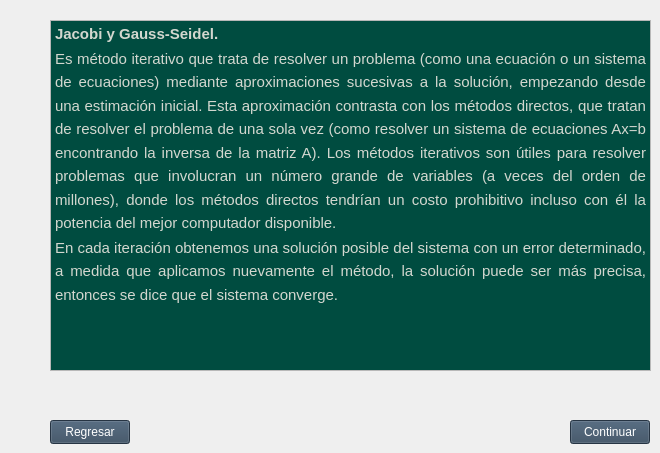
  <widget class="QWidget" name="centralwidget">
   <widget class="QPushButton" name="pushButton">
    <property name="geometry">
     <rect>
      <x>50</x>
      <y>420</y>
      <width>80</width>
      <height>24</height>
     </rect>
    </property>
    <property name="palette">
     <palette>
      <active>
       <colorrole role="WindowText">
        <brush brushstyle="SolidPattern">
         <color alpha="255">
          <red>255</red>
          <green>255</green>
          <blue>255</blue>
         </color>
        </brush>
       </colorrole>
       <colorrole role="Button">
        <brush brushstyle="SolidPattern">
         <color alpha="255">
          <red>53</red>
          <green>73</green>
          <blue>94</blue>
         </color>
        </brush>
       </colorrole>
       <colorrole role="Light">
        <brush brushstyle="SolidPattern">
         <color alpha="255">
          <red>79</red>
          <green>109</green>
          <blue>141</blue>
         </color>
        </brush>
       </colorrole>
       <colorrole role="Midlight">
        <brush brushstyle="SolidPattern">
         <color alpha="255">
          <red>66</red>
          <green>91</green>
          <blue>117</blue>
         </color>
        </brush>
       </colorrole>
       <colorrole role="Dark">
        <brush brushstyle="SolidPattern">
         <color alpha="255">
          <red>26</red>
          <green>36</green>
          <blue>47</blue>
         </color>
        </brush>
       </colorrole>
       <colorrole role="Mid">
        <brush brushstyle="SolidPattern">
         <color alpha="255">
          <red>35</red>
          <green>48</green>
          <blue>62</blue>
         </color>
        </brush>
       </colorrole>
       <colorrole role="Text">
        <brush brushstyle="SolidPattern">
         <color alpha="255">
          <red>255</red>
          <green>255</green>
          <blue>255</blue>
         </color>
        </brush>
       </colorrole>
       <colorrole role="BrightText">
        <brush brushstyle="SolidPattern">
         <color alpha="255">
          <red>255</red>
          <green>255</green>
          <blue>255</blue>
         </color>
        </brush>
       </colorrole>
       <colorrole role="ButtonText">
        <brush brushstyle="SolidPattern">
         <color alpha="255">
          <red>255</red>
          <green>255</green>
          <blue>255</blue>
         </color>
        </brush>
       </colorrole>
       <colorrole role="Base">
        <brush brushstyle="SolidPattern">
         <color alpha="255">
          <red>0</red>
          <green>0</green>
          <blue>0</blue>
         </color>
        </brush>
       </colorrole>
       <colorrole role="Window">
        <brush brushstyle="SolidPattern">
         <color alpha="255">
          <red>53</red>
          <green>73</green>
          <blue>94</blue>
         </color>
        </brush>
       </colorrole>
       <colorrole role="Shadow">
        <brush brushstyle="SolidPattern">
         <color alpha="255">
          <red>0</red>
          <green>0</green>
          <blue>0</blue>
         </color>
        </brush>
       </colorrole>
       <colorrole role="AlternateBase">
        <brush brushstyle="SolidPattern">
         <color alpha="255">
          <red>26</red>
          <green>36</green>
          <blue>47</blue>
         </color>
        </brush>
       </colorrole>
       <colorrole role="ToolTipBase">
        <brush brushstyle="SolidPattern">
         <color alpha="255">
          <red>255</red>
          <green>255</green>
          <blue>220</blue>
         </color>
        </brush>
       </colorrole>
       <colorrole role="ToolTipText">
        <brush brushstyle="SolidPattern">
         <color alpha="255">
          <red>0</red>
          <green>0</green>
          <blue>0</blue>
         </color>
        </brush>
       </colorrole>
       <colorrole role="PlaceholderText">
        <brush brushstyle="SolidPattern">
         <color alpha="128">
          <red>255</red>
          <green>255</green>
          <blue>255</blue>
         </color>
        </brush>
       </colorrole>
      </active>
      <inactive>
       <colorrole role="WindowText">
        <brush brushstyle="SolidPattern">
         <color alpha="255">
          <red>255</red>
          <green>255</green>
          <blue>255</blue>
         </color>
        </brush>
       </colorrole>
       <colorrole role="Button">
        <brush brushstyle="SolidPattern">
         <color alpha="255">
          <red>53</red>
          <green>73</green>
          <blue>94</blue>
         </color>
        </brush>
       </colorrole>
       <colorrole role="Light">
        <brush brushstyle="SolidPattern">
         <color alpha="255">
          <red>79</red>
          <green>109</green>
          <blue>141</blue>
         </color>
        </brush>
       </colorrole>
       <colorrole role="Midlight">
        <brush brushstyle="SolidPattern">
         <color alpha="255">
          <red>66</red>
          <green>91</green>
          <blue>117</blue>
         </color>
        </brush>
       </colorrole>
       <colorrole role="Dark">
        <brush brushstyle="SolidPattern">
         <color alpha="255">
          <red>26</red>
          <green>36</green>
          <blue>47</blue>
         </color>
        </brush>
       </colorrole>
       <colorrole role="Mid">
        <brush brushstyle="SolidPattern">
         <color alpha="255">
          <red>35</red>
          <green>48</green>
          <blue>62</blue>
         </color>
        </brush>
       </colorrole>
       <colorrole role="Text">
        <brush brushstyle="SolidPattern">
         <color alpha="255">
          <red>255</red>
          <green>255</green>
          <blue>255</blue>
         </color>
        </brush>
       </colorrole>
       <colorrole role="BrightText">
        <brush brushstyle="SolidPattern">
         <color alpha="255">
          <red>255</red>
          <green>255</green>
          <blue>255</blue>
         </color>
        </brush>
       </colorrole>
       <colorrole role="ButtonText">
        <brush brushstyle="SolidPattern">
         <color alpha="255">
          <red>255</red>
          <green>255</green>
          <blue>255</blue>
         </color>
        </brush>
       </colorrole>
       <colorrole role="Base">
        <brush brushstyle="SolidPattern">
         <color alpha="255">
          <red>0</red>
          <green>0</green>
          <blue>0</blue>
         </color>
        </brush>
       </colorrole>
       <colorrole role="Window">
        <brush brushstyle="SolidPattern">
         <color alpha="255">
          <red>53</red>
          <green>73</green>
          <blue>94</blue>
         </color>
        </brush>
       </colorrole>
       <colorrole role="Shadow">
        <brush brushstyle="SolidPattern">
         <color alpha="255">
          <red>0</red>
          <green>0</green>
          <blue>0</blue>
         </color>
        </brush>
       </colorrole>
       <colorrole role="AlternateBase">
        <brush brushstyle="SolidPattern">
         <color alpha="255">
          <red>26</red>
          <green>36</green>
          <blue>47</blue>
         </color>
        </brush>
       </colorrole>
       <colorrole role="ToolTipBase">
        <brush brushstyle="SolidPattern">
         <color alpha="255">
          <red>255</red>
          <green>255</green>
          <blue>220</blue>
         </color>
        </brush>
       </colorrole>
       <colorrole role="ToolTipText">
        <brush brushstyle="SolidPattern">
         <color alpha="255">
          <red>0</red>
          <green>0</green>
          <blue>0</blue>
         </color>
        </brush>
       </colorrole>
       <colorrole role="PlaceholderText">
        <brush brushstyle="SolidPattern">
         <color alpha="128">
          <red>255</red>
          <green>255</green>
          <blue>255</blue>
         </color>
        </brush>
       </colorrole>
      </inactive>
      <disabled>
       <colorrole role="WindowText">
        <brush brushstyle="SolidPattern">
         <color alpha="255">
          <red>26</red>
          <green>36</green>
          <blue>47</blue>
         </color>
        </brush>
       </colorrole>
       <colorrole role="Button">
        <brush brushstyle="SolidPattern">
         <color alpha="255">
          <red>53</red>
          <green>73</green>
          <blue>94</blue>
         </color>
        </brush>
       </colorrole>
       <colorrole role="Light">
        <brush brushstyle="SolidPattern">
         <color alpha="255">
          <red>79</red>
          <green>109</green>
          <blue>141</blue>
         </color>
        </brush>
       </colorrole>
       <colorrole role="Midlight">
        <brush brushstyle="SolidPattern">
         <color alpha="255">
          <red>66</red>
          <green>91</green>
          <blue>117</blue>
         </color>
        </brush>
       </colorrole>
       <colorrole role="Dark">
        <brush brushstyle="SolidPattern">
         <color alpha="255">
          <red>26</red>
          <green>36</green>
          <blue>47</blue>
         </color>
        </brush>
       </colorrole>
       <colorrole role="Mid">
        <brush brushstyle="SolidPattern">
         <color alpha="255">
          <red>35</red>
          <green>48</green>
          <blue>62</blue>
         </color>
        </brush>
       </colorrole>
       <colorrole role="Text">
        <brush brushstyle="SolidPattern">
         <color alpha="255">
          <red>26</red>
          <green>36</green>
          <blue>47</blue>
         </color>
        </brush>
       </colorrole>
       <colorrole role="BrightText">
        <brush brushstyle="SolidPattern">
         <color alpha="255">
          <red>255</red>
          <green>255</green>
          <blue>255</blue>
         </color>
        </brush>
       </colorrole>
       <colorrole role="ButtonText">
        <brush brushstyle="SolidPattern">
         <color alpha="255">
          <red>26</red>
          <green>36</green>
          <blue>47</blue>
         </color>
        </brush>
       </colorrole>
       <colorrole role="Base">
        <brush brushstyle="SolidPattern">
         <color alpha="255">
          <red>53</red>
          <green>73</green>
          <blue>94</blue>
         </color>
        </brush>
       </colorrole>
       <colorrole role="Window">
        <brush brushstyle="SolidPattern">
         <color alpha="255">
          <red>53</red>
          <green>73</green>
          <blue>94</blue>
         </color>
        </brush>
       </colorrole>
       <colorrole role="Shadow">
        <brush brushstyle="SolidPattern">
         <color alpha="255">
          <red>0</red>
          <green>0</green>
          <blue>0</blue>
         </color>
        </brush>
       </colorrole>
       <colorrole role="AlternateBase">
        <brush brushstyle="SolidPattern">
         <color alpha="255">
          <red>53</red>
          <green>73</green>
          <blue>94</blue>
         </color>
        </brush>
       </colorrole>
       <colorrole role="ToolTipBase">
        <brush brushstyle="SolidPattern">
         <color alpha="255">
          <red>255</red>
          <green>255</green>
          <blue>220</blue>
         </color>
        </brush>
       </colorrole>
       <colorrole role="ToolTipText">
        <brush brushstyle="SolidPattern">
         <color alpha="255">
          <red>0</red>
          <green>0</green>
          <blue>0</blue>
         </color>
        </brush>
       </colorrole>
       <colorrole role="PlaceholderText">
        <brush brushstyle="SolidPattern">
         <color alpha="128">
          <red>255</red>
          <green>255</green>
          <blue>255</blue>
         </color>
        </brush>
       </colorrole>
      </disabled>
     </palette>
    </property>
    <property name="text">
     <string>Regresar</string>
    </property>
   </widget>
   <widget class="QPushButton" name="pushButton_2">
    <property name="geometry">
     <rect>
      <x>570</x>
      <y>420</y>
      <width>80</width>
      <height>24</height>
     </rect>
    </property>
    <property name="palette">
     <palette>
      <active>
       <colorrole role="WindowText">
        <brush brushstyle="SolidPattern">
         <color alpha="255">
          <red>255</red>
          <green>255</green>
          <blue>255</blue>
         </color>
        </brush>
       </colorrole>
       <colorrole role="Button">
        <brush brushstyle="SolidPattern">
         <color alpha="255">
          <red>53</red>
          <green>73</green>
          <blue>94</blue>
         </color>
        </brush>
       </colorrole>
       <colorrole role="Light">
        <brush brushstyle="SolidPattern">
         <color alpha="255">
          <red>79</red>
          <green>109</green>
          <blue>141</blue>
         </color>
        </brush>
       </colorrole>
       <colorrole role="Midlight">
        <brush brushstyle="SolidPattern">
         <color alpha="255">
          <red>66</red>
          <green>91</green>
          <blue>117</blue>
         </color>
        </brush>
       </colorrole>
       <colorrole role="Dark">
        <brush brushstyle="SolidPattern">
         <color alpha="255">
          <red>26</red>
          <green>36</green>
          <blue>47</blue>
         </color>
        </brush>
       </colorrole>
       <colorrole role="Mid">
        <brush brushstyle="SolidPattern">
         <color alpha="255">
          <red>35</red>
          <green>48</green>
          <blue>62</blue>
         </color>
        </brush>
       </colorrole>
       <colorrole role="Text">
        <brush brushstyle="SolidPattern">
         <color alpha="255">
          <red>255</red>
          <green>255</green>
          <blue>255</blue>
         </color>
        </brush>
       </colorrole>
       <colorrole role="BrightText">
        <brush brushstyle="SolidPattern">
         <color alpha="255">
          <red>255</red>
          <green>255</green>
          <blue>255</blue>
         </color>
        </brush>
       </colorrole>
       <colorrole role="ButtonText">
        <brush brushstyle="SolidPattern">
         <color alpha="255">
          <red>255</red>
          <green>255</green>
          <blue>255</blue>
         </color>
        </brush>
       </colorrole>
       <colorrole role="Base">
        <brush brushstyle="SolidPattern">
         <color alpha="255">
          <red>0</red>
          <green>0</green>
          <blue>0</blue>
         </color>
        </brush>
       </colorrole>
       <colorrole role="Window">
        <brush brushstyle="SolidPattern">
         <color alpha="255">
          <red>53</red>
          <green>73</green>
          <blue>94</blue>
         </color>
        </brush>
       </colorrole>
       <colorrole role="Shadow">
        <brush brushstyle="SolidPattern">
         <color alpha="255">
          <red>0</red>
          <green>0</green>
          <blue>0</blue>
         </color>
        </brush>
       </colorrole>
       <colorrole role="AlternateBase">
        <brush brushstyle="SolidPattern">
         <color alpha="255">
          <red>26</red>
          <green>36</green>
          <blue>47</blue>
         </color>
        </brush>
       </colorrole>
       <colorrole role="ToolTipBase">
        <brush brushstyle="SolidPattern">
         <color alpha="255">
          <red>255</red>
          <green>255</green>
          <blue>220</blue>
         </color>
        </brush>
       </colorrole>
       <colorrole role="ToolTipText">
        <brush brushstyle="SolidPattern">
         <color alpha="255">
          <red>0</red>
          <green>0</green>
          <blue>0</blue>
         </color>
        </brush>
       </colorrole>
       <colorrole role="PlaceholderText">
        <brush brushstyle="SolidPattern">
         <color alpha="128">
          <red>255</red>
          <green>255</green>
          <blue>255</blue>
         </color>
        </brush>
       </colorrole>
      </active>
      <inactive>
       <colorrole role="WindowText">
        <brush brushstyle="SolidPattern">
         <color alpha="255">
          <red>255</red>
          <green>255</green>
          <blue>255</blue>
         </color>
        </brush>
       </colorrole>
       <colorrole role="Button">
        <brush brushstyle="SolidPattern">
         <color alpha="255">
          <red>53</red>
          <green>73</green>
          <blue>94</blue>
         </color>
        </brush>
       </colorrole>
       <colorrole role="Light">
        <brush brushstyle="SolidPattern">
         <color alpha="255">
          <red>79</red>
          <green>109</green>
          <blue>141</blue>
         </color>
        </brush>
       </colorrole>
       <colorrole role="Midlight">
        <brush brushstyle="SolidPattern">
         <color alpha="255">
          <red>66</red>
          <green>91</green>
          <blue>117</blue>
         </color>
        </brush>
       </colorrole>
       <colorrole role="Dark">
        <brush brushstyle="SolidPattern">
         <color alpha="255">
          <red>26</red>
          <green>36</green>
          <blue>47</blue>
         </color>
        </brush>
       </colorrole>
       <colorrole role="Mid">
        <brush brushstyle="SolidPattern">
         <color alpha="255">
          <red>35</red>
          <green>48</green>
          <blue>62</blue>
         </color>
        </brush>
       </colorrole>
       <colorrole role="Text">
        <brush brushstyle="SolidPattern">
         <color alpha="255">
          <red>255</red>
          <green>255</green>
          <blue>255</blue>
         </color>
        </brush>
       </colorrole>
       <colorrole role="BrightText">
        <brush brushstyle="SolidPattern">
         <color alpha="255">
          <red>255</red>
          <green>255</green>
          <blue>255</blue>
         </color>
        </brush>
       </colorrole>
       <colorrole role="ButtonText">
        <brush brushstyle="SolidPattern">
         <color alpha="255">
          <red>255</red>
          <green>255</green>
          <blue>255</blue>
         </color>
        </brush>
       </colorrole>
       <colorrole role="Base">
        <brush brushstyle="SolidPattern">
         <color alpha="255">
          <red>0</red>
          <green>0</green>
          <blue>0</blue>
         </color>
        </brush>
       </colorrole>
       <colorrole role="Window">
        <brush brushstyle="SolidPattern">
         <color alpha="255">
          <red>53</red>
          <green>73</green>
          <blue>94</blue>
         </color>
        </brush>
       </colorrole>
       <colorrole role="Shadow">
        <brush brushstyle="SolidPattern">
         <color alpha="255">
          <red>0</red>
          <green>0</green>
          <blue>0</blue>
         </color>
        </brush>
       </colorrole>
       <colorrole role="AlternateBase">
        <brush brushstyle="SolidPattern">
         <color alpha="255">
          <red>26</red>
          <green>36</green>
          <blue>47</blue>
         </color>
        </brush>
       </colorrole>
       <colorrole role="ToolTipBase">
        <brush brushstyle="SolidPattern">
         <color alpha="255">
          <red>255</red>
          <green>255</green>
          <blue>220</blue>
         </color>
        </brush>
       </colorrole>
       <colorrole role="ToolTipText">
        <brush brushstyle="SolidPattern">
         <color alpha="255">
          <red>0</red>
          <green>0</green>
          <blue>0</blue>
         </color>
        </brush>
       </colorrole>
       <colorrole role="PlaceholderText">
        <brush brushstyle="SolidPattern">
         <color alpha="128">
          <red>255</red>
          <green>255</green>
          <blue>255</blue>
         </color>
        </brush>
       </colorrole>
      </inactive>
      <disabled>
       <colorrole role="WindowText">
        <brush brushstyle="SolidPattern">
         <color alpha="255">
          <red>26</red>
          <green>36</green>
          <blue>47</blue>
         </color>
        </brush>
       </colorrole>
       <colorrole role="Button">
        <brush brushstyle="SolidPattern">
         <color alpha="255">
          <red>53</red>
          <green>73</green>
          <blue>94</blue>
         </color>
        </brush>
       </colorrole>
       <colorrole role="Light">
        <brush brushstyle="SolidPattern">
         <color alpha="255">
          <red>79</red>
          <green>109</green>
          <blue>141</blue>
         </color>
        </brush>
       </colorrole>
       <colorrole role="Midlight">
        <brush brushstyle="SolidPattern">
         <color alpha="255">
          <red>66</red>
          <green>91</green>
          <blue>117</blue>
         </color>
        </brush>
       </colorrole>
       <colorrole role="Dark">
        <brush brushstyle="SolidPattern">
         <color alpha="255">
          <red>26</red>
          <green>36</green>
          <blue>47</blue>
         </color>
        </brush>
       </colorrole>
       <colorrole role="Mid">
        <brush brushstyle="SolidPattern">
         <color alpha="255">
          <red>35</red>
          <green>48</green>
          <blue>62</blue>
         </color>
        </brush>
       </colorrole>
       <colorrole role="Text">
        <brush brushstyle="SolidPattern">
         <color alpha="255">
          <red>26</red>
          <green>36</green>
          <blue>47</blue>
         </color>
        </brush>
       </colorrole>
       <colorrole role="BrightText">
        <brush brushstyle="SolidPattern">
         <color alpha="255">
          <red>255</red>
          <green>255</green>
          <blue>255</blue>
         </color>
        </brush>
       </colorrole>
       <colorrole role="ButtonText">
        <brush brushstyle="SolidPattern">
         <color alpha="255">
          <red>26</red>
          <green>36</green>
          <blue>47</blue>
         </color>
        </brush>
       </colorrole>
       <colorrole role="Base">
        <brush brushstyle="SolidPattern">
         <color alpha="255">
          <red>53</red>
          <green>73</green>
          <blue>94</blue>
         </color>
        </brush>
       </colorrole>
       <colorrole role="Window">
        <brush brushstyle="SolidPattern">
         <color alpha="255">
          <red>53</red>
          <green>73</green>
          <blue>94</blue>
         </color>
        </brush>
       </colorrole>
       <colorrole role="Shadow">
        <brush brushstyle="SolidPattern">
         <color alpha="255">
          <red>0</red>
          <green>0</green>
          <blue>0</blue>
         </color>
        </brush>
       </colorrole>
       <colorrole role="AlternateBase">
        <brush brushstyle="SolidPattern">
         <color alpha="255">
          <red>53</red>
          <green>73</green>
          <blue>94</blue>
         </color>
        </brush>
       </colorrole>
       <colorrole role="ToolTipBase">
        <brush brushstyle="SolidPattern">
         <color alpha="255">
          <red>255</red>
          <green>255</green>
          <blue>220</blue>
         </color>
        </brush>
       </colorrole>
       <colorrole role="ToolTipText">
        <brush brushstyle="SolidPattern">
         <color alpha="255">
          <red>0</red>
          <green>0</green>
          <blue>0</blue>
         </color>
        </brush>
       </colorrole>
       <colorrole role="PlaceholderText">
        <brush brushstyle="SolidPattern">
         <color alpha="128">
          <red>255</red>
          <green>255</green>
          <blue>255</blue>
         </color>
        </brush>
       </colorrole>
      </disabled>
     </palette>
    </property>
    <property name="text">
     <string>Continuar</string>
    </property>
   </widget>
   <widget class="QTextBrowser" name="textBrowser">
    <property name="geometry">
     <rect>
      <x>50</x>
      <y>20</y>
      <width>601</width>
      <height>351</height>
     </rect>
    </property>
    <property name="palette">
     <palette>
      <active>
       <colorrole role="Base">
        <brush brushstyle="SolidPattern">
         <color alpha="255">
          <red>0</red>
          <green>76</green>
          <blue>64</blue>
         </color>
        </brush>
       </colorrole>
       <colorrole role="Shadow">
        <brush brushstyle="SolidPattern">
         <color alpha="255">
          <red>0</red>
          <green>76</green>
          <blue>64</blue>
         </color>
        </brush>
       </colorrole>
       <colorrole role="ToolTipText">
        <brush brushstyle="SolidPattern">
         <color alpha="255">
          <red>0</red>
          <green>76</green>
          <blue>64</blue>
         </color>
        </brush>
       </colorrole>
      </active>
      <inactive>
       <colorrole role="Base">
        <brush brushstyle="SolidPattern">
         <color alpha="255">
          <red>0</red>
          <green>76</green>
          <blue>64</blue>
         </color>
        </brush>
       </colorrole>
       <colorrole role="Shadow">
        <brush brushstyle="SolidPattern">
         <color alpha="255">
          <red>0</red>
          <green>76</green>
          <blue>64</blue>
         </color>
        </brush>
       </colorrole>
       <colorrole role="ToolTipText">
        <brush brushstyle="SolidPattern">
         <color alpha="255">
          <red>0</red>
          <green>76</green>
          <blue>64</blue>
         </color>
        </brush>
       </colorrole>
      </inactive>
      <disabled>
       <colorrole role="Base">
        <brush brushstyle="SolidPattern">
         <color alpha="255">
          <red>0</red>
          <green>76</green>
          <blue>64</blue>
         </color>
        </brush>
       </colorrole>
       <colorrole role="Shadow">
        <brush brushstyle="SolidPattern">
         <color alpha="255">
          <red>0</red>
          <green>76</green>
          <blue>64</blue>
         </color>
        </brush>
       </colorrole>
       <colorrole role="ToolTipText">
        <brush brushstyle="SolidPattern">
         <color alpha="255">
          <red>0</red>
          <green>76</green>
          <blue>64</blue>
         </color>
        </brush>
       </colorrole>
      </disabled>
     </palette>
    </property>
    <property name="html">
     <string>&lt;!DOCTYPE HTML PUBLIC &quot;-//W3C//DTD HTML 4.0//EN&quot; &quot;http://www.w3.org/TR/REC-html40/strict.dtd&quot;&gt;
&lt;html&gt;&lt;head&gt;&lt;meta name=&quot;qrichtext&quot; content=&quot;1&quot; /&gt;&lt;style type=&quot;text/css&quot;&gt;
p, li { white-space: pre-wrap; }
&lt;/style&gt;&lt;/head&gt;&lt;body style=&quot; font-family:'Ubuntu'; font-size:10pt; font-weight:400; font-style:normal;&quot;&gt;
&lt;p align=&quot;justify&quot; style=&quot; margin-top:0px; margin-bottom:0px; margin-left:0px; margin-right:0px; -qt-block-indent:0; text-indent:0px; line-height:138%;&quot;&gt;&lt;a name=&quot;docs-internal-guid-a451d45a-7fff-7402-d954-3a0cd6cf9788&quot;&gt;&lt;/a&gt;&lt;span style=&quot; font-family:'Roboto','sans-serif'; font-size:11pt; font-weight:600; color:#d3d7cf; background-color:transparent;&quot;&gt;J&lt;/span&gt;&lt;span style=&quot; font-family:'Roboto','sans-serif'; font-size:11pt; font-weight:600; color:#d3d7cf; background-color:transparent;&quot;&gt;acobi y Gauss-Seidel.&lt;/span&gt;&lt;/p&gt;
&lt;p align=&quot;justify&quot; style=&quot; margin-top:0px; margin-bottom:0px; margin-left:0px; margin-right:0px; -qt-block-indent:0; text-indent:0px; line-height:138%;&quot;&gt;&lt;span style=&quot; font-family:'Roboto','sans-serif'; font-size:11pt; color:#d3d7cf; background-color:transparent;&quot;&gt;Es método iterativo que trata de resolver un problema (como una ecuación o un sistema de ecuaciones) mediante aproximaciones sucesivas a la solución, empezando desde una estimación inicial. Esta aproximación contrasta con los métodos directos, que tratan de resolver el problema de una sola vez (como resolver un sistema de ecuaciones Ax=b encontrando la inversa de la matriz A). Los métodos iterativos son útiles para resolver problemas que involucran un número grande de variables (a veces del orden de millones), donde los métodos directos tendrían un costo prohibitivo incluso con él la potencia del mejor computador disponible. &lt;/span&gt;&lt;/p&gt;
&lt;p align=&quot;justify&quot; style=&quot; margin-top:0px; margin-bottom:0px; margin-left:0px; margin-right:0px; -qt-block-indent:0; text-indent:0px; line-height:138%;&quot;&gt;&lt;span style=&quot; font-family:'Roboto','sans-serif'; font-size:11pt; color:#d3d7cf; background-color:transparent;&quot;&gt;En cada iteración obtenemos una solución posible del sistema con un error determinado, a medida que aplicamos nuevamente el método, la solución puede ser más precisa, entonces se dice que el sistema converge.&lt;/span&gt;&lt;/p&gt;&lt;/body&gt;&lt;/html&gt;</string>
    </property>
   </widget>
  </widget>
